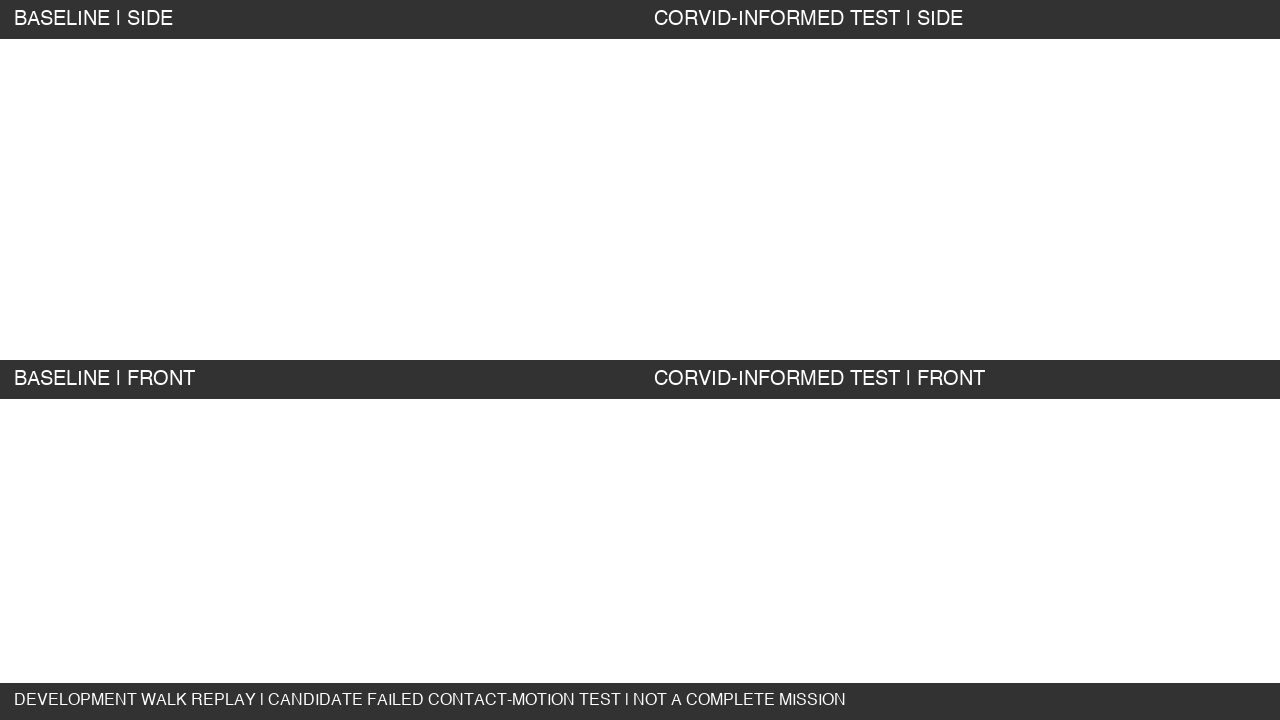

Write Python code to recreate this figure.
from pathlib import Path
from PIL import Image, ImageDraw, ImageFont

root = Path(__file__).parent
image = Image.new("RGBA", (1280, 720), (0, 0, 0, 0))
draw = ImageDraw.Draw(image)
font = ImageFont.truetype("/System/Library/Fonts/Helvetica.ttc", 20)
small = ImageFont.truetype("/System/Library/Fonts/Helvetica.ttc", 16)
for y in (0, 360):
    draw.rectangle((0, y, 1279, y + 38), fill=(0, 0, 0, 205))
draw.text((14, 9), "BASELINE | SIDE", font=font, fill="white")
draw.text((654, 9), "CORVID-INFORMED TEST | SIDE", font=font, fill="white")
draw.text((14, 369), "BASELINE | FRONT", font=font, fill="white")
draw.text((654, 369), "CORVID-INFORMED TEST | FRONT", font=font, fill="white")
draw.rectangle((0, 683, 1279, 719), fill=(0, 0, 0, 205))
draw.text((14, 692), "DEVELOPMENT WALK REPLAY | CANDIDATE FAILED CONTACT-MOTION TEST | NOT A COMPLETE MISSION", font=small, fill="white")
image.save(root / "labels.png")
